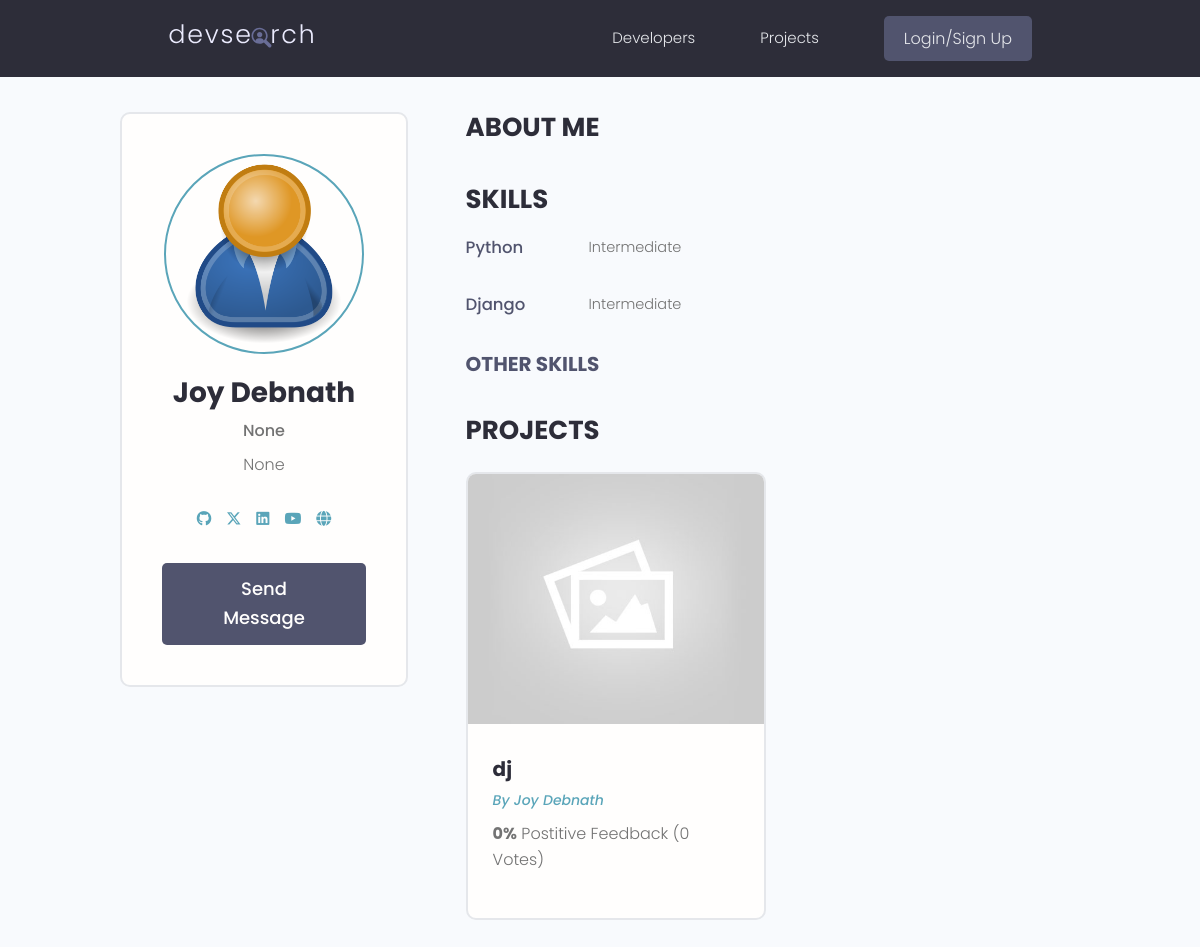
The page /profile/7415a2d9-1697-4e29-8687-423b3c2d534a/ on the database its author committed.
### users/models.py (models this page shows, shortened)
class Profile(models.Model):
    id = models.UUIDField(default=uuid.uuid4, unique=True,
                          primary_key=True, editable=False)
    user = models.OneToOneField(User, on_delete=models.CASCADE, null=True, blank=True)
    name = models.CharField(max_length=200, blank=True, null=True)
    email = models.EmailField(max_length=500, blank=True, null=True)
    username = models.CharField(max_length=200, blank=True, null=True)
    location = models.CharField(max_length=200, blank=True, null=True)
    short_intro = models.CharField(max_length=200, null=True, blank=True)
    bio = models.TextField(blank=True, null=True)
    profile_image = models.ImageField(null=True, blank=True, upload_to='profiles/', default='profiles/user-default.png')
    social_github = models.CharField(max_length=200, blank=True, null=True)
    social_twitter = models.CharField(max_length=200, blank=True, null=True)
    social_linkedin = models.CharField(max_length=200, blank=True, null=True)
    social_youtube = models.CharField(max_length=200, blank=True, null=True)
    social_website = models.CharField(max_length=200, blank=True, null=True)
    created = models.DateTimeField(auto_now_add=True)
    class Meta:
        ordering = ['created']

class skill(models.Model):
    id = models.UUIDField(default=uuid.uuid4, unique=True,
                          primary_key=True, editable=False)
    owner = models.ForeignKey(
        Profile, on_delete=models.CASCADE, null=True, blank=True)
    name = models.CharField(max_length=200, blank=True, null=True)
    description = models.TextField(null=True, blank=True)
    created = models.DateTimeField(auto_now_add=True)

### projects/models.py (models this page shows, shortened)
class Project(models.Model):
    id = models.UUIDField(default=uuid.uuid4, unique=True,
                          primary_key=True, editable=False)
    owner = models.ForeignKey(Profile, null=True, blank=True, on_delete=models.CASCADE)
    title = models.CharField(max_length=200)
    description = models.TextField(null=True, blank=True)
    featured_image = models.ImageField(null=True, blank=True, default="default.jpg")
    demo_link = models.CharField(max_length=2000, null=True, blank=True)
    source_link = models.CharField(max_length=2000, null=True, blank=True)
    tags = models.ManyToManyField('Tag', blank=True)
    vote_total = models.IntegerField(default=0, null=True, blank=True)
    vote_ratio = models.IntegerField(default=0, null=True, blank=True)
    created = models.DateTimeField(auto_now_add=True)
    class Meta:
        ordering = ['-vote_ratio', '-vote_total', 'title']

### users/views.py (the view)
# urls.py: path('profile/<str:pk>/', views.userProfile, name='user-profile'),
def userProfile(request, pk):
    profile = Profile.objects.get(id=pk)
    topSkills = profile.skill_set.exclude(description__exact="")
    otherSkills = profile.skill_set.filter(description="")
    account_verify = AccountVarification.objects.filter(user=profile.user).first()
    context = {'profile':profile, 'topSkills':topSkills,
               'otherSkills':otherSkills, 'account_verify':account_verify}
    return render(request, 'users/user-profile.html', context)

### users/templates/users/user-profile.html (shortened to what this page needs)
{% extends 'base.html' %}
{% load static %}
{% block content %}
<main class="profile my-md">
    <div class="container">
      <div class="layout">
        <div class="column column--1of3">
          <div class="card text-center">
            <div class="card__body dev">
              <img class="avatar avatar--xl" src="{{ profile.profile_image.url }}" />
              <h2 class="dev__name">{{ profile.name|title }}
              </h2>
              <p class="dev__title">{{ profile.short_intro }}</p>
              <p class="dev__location">{{ profile.location }}</p>
              <ul class="dev__social">
                {% if profile.social_github %}
              <li>
                <a title="Github" href="{{profile.social_github}}" target="_blank"><i class="fa-brands fa-github"></i></a>
              </li>
              {% endif %}
              {% if profile.social_twitter %}
              <li>
                <a title="Twitter" href="{{profile.social_twitter}}" target="_blank"><i class="fa-brands fa-x-twitter"></i></a>
              </li>
              {% endif %}
              {% if profile.social_linkedin %}
              <li>
                <a title="LinkedIn" href="{{profile.social_linkedin}}" target="_blank"><i class="fa-brands fa-linkedin"></i></a>
              </li>
              {% endif %}
              {% if profile.social_youtube %}
              <li>
                <a title="Personal Website" href="{{profile.social_youtube}}" target="_blank"><i class="fa-brands fa-youtube"></i></a>
              </li>
              {% endif %}
              {% if profile.social_website %}
              <li>
                <a title="Personal Website" href="{{profile.social_website}}" target="_blank"><i class="fa-solid fa-globe"></i></a>
              </li>
              {% endif %}
              </ul>
              {% if request.user.profile.id != profile.id %}
              <a href="{% url 'create-message' profile.id %}" class="btn btn--sub btn--lg">Send Message </a>
              {% endif %}
            </div>
          </div>
        </div>
        <div class="column column--2of3">
          <div class="devInfo">
            <h3 class="devInfo__title">About Me</h3>
          </div>
          <div class="devInfo">
            <h3 class="devInfo__title">Skills</h3>
            <div class="devInfo__skills">
              {% for skill in topSkills %}
              <div class="devSkill">
                <h4 class="devSkill__title">{{ skill.name }}</h4>
                <p class="devSkill__info">{{ skill.description }}</p>
              </div>
              {% endfor %}
              <h3 class="devInfo__subtitle">Other Skills</h3>
            </div>
          </div>
          <div class="devInfo">
            <h3 class="devInfo__title">Projects</h3>
            <div class="grid grid--two">
              {% for project in profile.project_set.all %}
              <div class="column">
                <div class="card project">
                  <a href="{% url 'project' project.id %}" class="project">
                    <img class="project__thumbnail" src="{{ project.featured_image.url }}" alt="project thumbnail" />
                    <div class="card__body">
                      <h3 class="project__title">{{ project.title }}</h3>
                      <p><a class="project__author" href="{% url 'user-profile' project.owner.id %}">By {{ project.owner.name }}</a></p>
                      <p class="project--rating">
                        <span style="font-weight: bold;">{{ project.vote_ratio }}%</span> Postitive
                        Feedback ({{ project.vote_total }} Vote{{ project.vote_total|pluralize:"s" }})
                      </p>
                    </div>
                  </a>
                </div>
              </div>
              {% endfor %}
            </div>
          </div>
        </div>
      </div>
    </div>
  </main>
{% endblock %}

### templates/base.html (shortened to what this page needs)
<!DOCTYPE html>
{% load static %}
<html>
<head>
    <link rel="stylesheet" href="https://cdn.iconmonstr.com/1.3.0/css/iconmonstr-iconic-font.min.css" />
    <link rel="stylesheet" href="https://cdnjs.cloudflare.com/ajax/libs/font-awesome/6.7.1/css/all.min.css" />
    <link rel="stylesheet" href="{% static 'uikit/styles/uikit.css' %}" />
    <link rel="stylesheet" href="{% static 'css/app.css' %}" />
</head>
<body>
    {% include 'navbar.html' %}
    {% block content %}
    {% endblock content %}
</body>
</html>

### templates/navbar.html (shortened to what this page needs)
{% load static %}
<header class="header">
    <div class="container container--narrow">
        <a href="{% url 'profiles' %}" class="header__logo">
            <img src="{% static 'images/logo.svg' %} " alt="DevSearch Logo" />
        </a>
        <nav class="header__nav">
            <ul class="header__menu">
                <li class="header__menuItem"><a href="{% url 'profiles' %}">Developers</a></li>
                <li class="header__menuItem"><a href="{% url 'projects' %}">Projects</a></li>
                {% if request.user.is_authenticated %}
                <li class="header__menuItem"><a href="{% url 'inbox' %}">Inbox</a></li>
                <li class="header__menuItem"><a href="{% url 'account' %}">Account</a></li>
                <li class="header__menuItem"><a href="{% url 'logout' %}" class="btn btn--sub">Logout</a></li>
                {% else %}
                <li class="header__menuItem"><a href="{% url 'login' %}" class="btn btn--sub">Login/Sign Up</a></li>
                {% endif %}
            </ul>
        </nav>
    </div>
</header>

### static/css/app.css (style rules this page uses)
:root { --color-sub: #2d2d39; }
.btn--sub { background-color: var(--color-sub-light); }
.card { border: 2px solid var(--color-light); }
img { width: 100%; }
.header { position: sticky; z-index: 111; background-color: var(--color-sub); padding: 1.5rem 0; }
.header > .container { display: flex; justify-content: space-between; align-items: center; }
.header__logo > img { height: 3.8rem; }
.header__nav > ul { display: inline-flex; align-items: center; list-style: none; gap: 6.5rem; }
.header__menuItem > a { color: var(--color-light); font-weight: 300; }
.profile .card > .dev { padding: 4rem; }
.dev__name { color: var(--color-sub); font-size: 2.8rem; font-weight: 700; margin-top: 1rem; margin-bottom: 0.5rem; }
.dev__title { font-size: 1.6rem; font-weight: 500; line-height: 1.3; }
.dev__location { margin-top: 1rem; }
.dev__social { margin: 3rem 0; list-style: none; display: flex; justify-content: center; gap: 1.5rem; }
.devInfo { margin-bottom: 3rem; }
.devInfo__title, .devInfo__subtitle { font-size: 2.6rem; color: var(--color-sub); text-transform: uppercase; font-weight: 700; margin-bottom: 1.5rem; }
.devInfo__subtitle { font-size: 2rem; color: var(--color-sub-light); }
.devInfo__about, .devSkill__info { font-size: 1.45rem; line-height: 1.7; text-align: justify; }
.devSkill { margin-bottom: 3rem; }
.devSkill__title { font-size: 1.65rem; font-weight: 500; color: var(--color-sub-light); }
@media screen and (min-width: 700px) { .devSkill { display: flex; justify-content: space-between; gap: 3rem; } }
@media screen and (min-width: 700px) { .devSkill__info { flex-basis: 80%; } }
.project__author { font-size: 1.4rem; font-style: italic; }
.project--rating { margin-bottom: 1.6em; margin-top: .5em; }
.project__thumbnail { height: 25rem; object-fit: cover; object-position: top center; }
.project__title { font-size: 2rem; font-weight: 700; color: var(--color-sub); }

### static/uikit/styles/modules/_variables.css (style rules this page uses)
:root { --color-main: #5aa5b9; --color-main-light: #e6faff; --color-sub: #3f4156; --color-sub-light: #51546e; --color-sub-lighter: #ededfd; --color-text: #737373; --color-gray: #8b8b8b; --color-light: #e5e7eb; --color-light-gray: #767676; --color-bg: #f8fafd; --color-white: #fffefd; --color-white-light: #f3f3f3; --color-success: #359e64; --color-success-bg: #def8e8; --color-error: #fc4b0b; --color-error-bg: #fff2ee; --font-base: 'Poppins', arial, helvetica, 'Segoe UI', roboto, ubuntu, sans-serif; --font-monospace: 'Fira Code', 'Courier New', courier, monospace; --font-regular: 300; --font-medium: 500; --font-bold: 700; --generic-shadow: 1px 1px 5px #00000010; --generic-transition: all 0.3s ease-in-out; }

### static/uikit/styles/modules/_base.css (style rules this page uses)
* { margin: 0; padding: 0; box-sizing: border-box; text-rendering: optimizeLegibility; color: inherit; font-size: inherit; }
html { font-size: 50%; }
@media only screen and (min-width: 480px) { html { font-size: 56.25%; } }
@media only screen and (min-width: 1200px) { html { font-size: 62.5%; } }
body { line-height: 1.6; font-weight: 400; font-size: 1.5rem; color: var(--color-text); background-color: var(--color-bg); min-height: 100vh; }

### static/uikit/styles/modules/_typography.css (style rules this page uses)
* { font-family: var(--font-base); }
h2 { font-size: 3.6rem; font-weight: var(--font-bold); }
h3 { font-size: 3.2rem; font-weight: var(--font-medium); }
h4 { font-size: 2.8rem; font-weight: var(--font-medium); }
p, span, strong { font-size: 1.6rem; color: var(--color-text); font-weight: var(--font-regular); }
a { padding-bottom: 2px; text-decoration: none; display: inline-block; color: var(--color-main); font-weight: var(--font-medium); }

### static/uikit/styles/modules/_utilities.css (style rules this page uses)
.container { width: 92%; max-width: 165rem; margin: 0 auto; box-sizing: border-box; }
.container--narrow { width: 92%; max-width: 120rem; }
@media screen and (min-width: 1000px) { .container { width: 90%; } }
@media screen and (min-width: 1000px) { .container--narrow { width: 85%; } }
@media screen and (min-width: 1200px) { .container { width: 80%; } }
@media screen and (min-width: 1200px) { .container--narrow { width: 72%; } }
.text-center { text-align: center; }
.my-md { margin: 3rem auto; }

### static/uikit/styles/modules/_avatar.css (style rules this page uses)
.avatar { border-radius: 50%; border: 2px solid var(--color-main); object-fit: cover; }
.avatar--xl { height: 20rem; width: 20rem; }

### static/uikit/styles/modules/_card.css (style rules this page uses)
.card { border-radius: 1rem; background-color: var(--color-white); border: 1.5px solid var(--color-light); width: auto; height: auto; margin-top: 0.5rem; margin-bottom: 0.5rem; overflow: hidden; }
.card__body, .card__header { padding: 2rem 2.5rem; }

### rows shown on the page
Profile: profile_image (placeholder picture), name "Joy Debnath", short_intro "None", location "None"
skill: name "Python", description "Intermediate"
skill: name "Django", description "Intermediate"
Project: featured_image (placeholder picture), title "dj", owner.name "Joy Debnath", vote_ratio "0", vote_total "0"
